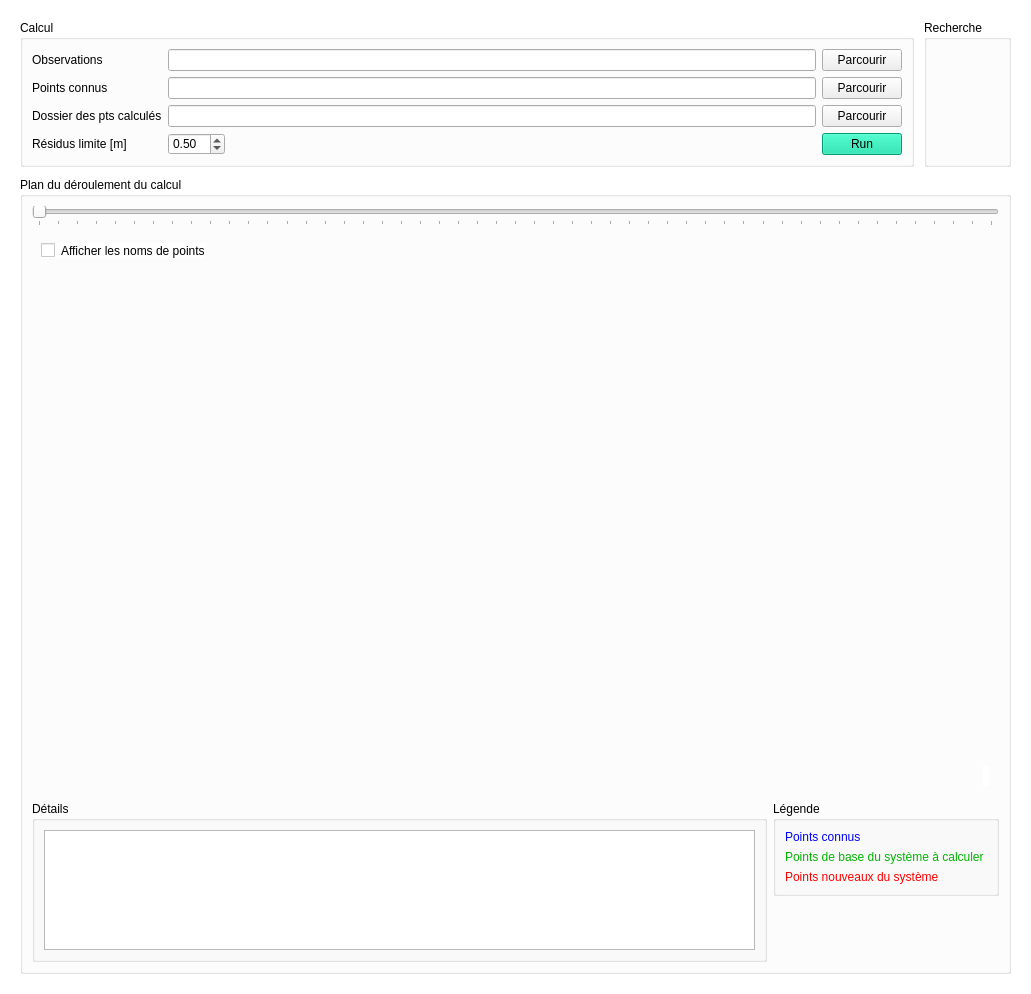
<?xml version="1.0" encoding="UTF-8"?>
<ui version="4.0">
 <class>ongletCalcul</class>
 <widget class="QMainWindow" name="ongletCalcul">
  <property name="geometry">
   <rect>
    <x>0</x>
    <y>0</y>
    <width>1031</width>
    <height>994</height>
   </rect>
  </property>
  <property name="windowTitle">
   <string>Coordonnées approchées</string>
  </property>
  <property name="windowIcon">
   <iconset>
    <normaloff>img/approchCoords.png</normaloff>img/approchCoords.png</iconset>
  </property>
  <property name="styleSheet">
   <string notr="true">font: 9pt &quot;MS Shell Dlg 2&quot;;</string>
  </property>
  <property name="iconSize">
   <size>
    <width>30</width>
    <height>60</height>
   </size>
  </property>
  <widget class="QWidget" name="centralwidget">
   <property name="styleSheet">
    <string notr="true">#centralwidget {
    background-color:rgb(255, 255, 255);
}</string>
   </property>
   <layout class="QGridLayout" name="gridLayout_6">
    <property name="leftMargin">
     <number>20</number>
    </property>
    <property name="topMargin">
     <number>20</number>
    </property>
    <property name="rightMargin">
     <number>20</number>
    </property>
    <property name="bottomMargin">
     <number>20</number>
    </property>
    <property name="spacing">
     <number>10</number>
    </property>
    <item row="0" column="0">
     <widget class="QGroupBox" name="groupBox">
      <property name="title">
       <string>Calcul</string>
      </property>
      <layout class="QGridLayout" name="gridLayout">
       <item row="3" column="1">
        <widget class="QDoubleSpinBox" name="spinBoxViLimit">
         <property name="minimumSize">
          <size>
           <width>0</width>
           <height>20</height>
          </size>
         </property>
         <property name="value">
          <double>0.500000000000000</double>
         </property>
        </widget>
       </item>
       <item row="3" column="2">
        <spacer name="horizontalSpacer">
         <property name="orientation">
          <enum>Qt::Horizontal</enum>
         </property>
         <property name="sizeHint" stdset="0">
          <size>
           <width>268</width>
           <height>20</height>
          </size>
         </property>
        </spacer>
       </item>
       <item row="3" column="3">
        <widget class="QPushButton" name="runCalcul">
         <property name="sizePolicy">
          <sizepolicy hsizetype="Minimum" vsizetype="Fixed">
           <horstretch>0</horstretch>
           <verstretch>0</verstretch>
          </sizepolicy>
         </property>
         <property name="font">
          <font>
           <family>MS Shell Dlg 2</family>
           <pointsize>9</pointsize>
           <weight>50</weight>
           <italic>false</italic>
           <bold>false</bold>
          </font>
         </property>
         <property name="autoFillBackground">
          <bool>false</bool>
         </property>
         <property name="styleSheet">
          <string notr="true">background-color: rgb(0, 218, 160);
border-color: rgb(0, 0, 0);</string>
         </property>
         <property name="text">
          <string>Run</string>
         </property>
        </widget>
       </item>
       <item row="1" column="3">
        <widget class="QPushButton" name="parcourirPoints">
         <property name="text">
          <string>Parcourir</string>
         </property>
        </widget>
       </item>
       <item row="2" column="0">
        <widget class="QLabel" name="label_69">
         <property name="text">
          <string>Dossier des pts calculés</string>
         </property>
        </widget>
       </item>
       <item row="0" column="0">
        <widget class="QLabel" name="label_66">
         <property name="text">
          <string>Observations</string>
         </property>
        </widget>
       </item>
       <item row="0" column="1" colspan="2">
        <widget class="QLineEdit" name="pathObs">
         <property name="text">
          <string/>
         </property>
        </widget>
       </item>
       <item row="2" column="3">
        <widget class="QPushButton" name="parcourirRes">
         <property name="text">
          <string>Parcourir</string>
         </property>
        </widget>
       </item>
       <item row="2" column="1" colspan="2">
        <widget class="QLineEdit" name="resDirPath">
         <property name="text">
          <string/>
         </property>
        </widget>
       </item>
       <item row="3" column="0">
        <widget class="QLabel" name="label">
         <property name="text">
          <string>Résidus limite [m]</string>
         </property>
        </widget>
       </item>
       <item row="1" column="1" colspan="2">
        <widget class="QLineEdit" name="pathPoints">
         <property name="text">
          <string/>
         </property>
        </widget>
       </item>
       <item row="0" column="3">
        <widget class="QPushButton" name="parcourirObs">
         <property name="text">
          <string>Parcourir</string>
         </property>
        </widget>
       </item>
       <item row="1" column="0">
        <widget class="QLabel" name="label_67">
         <property name="text">
          <string>Points connus</string>
         </property>
        </widget>
       </item>
      </layout>
     </widget>
    </item>
    <item row="0" column="1">
     <widget class="QGroupBox" name="groupBox_2">
      <property name="title">
       <string>Recherche</string>
      </property>
     </widget>
    </item>
    <item row="1" column="0" colspan="2">
     <widget class="QGroupBox" name="planSysLoc">
      <property name="styleSheet">
       <string notr="true">border-color: rgb(98, 140, 255);</string>
      </property>
      <property name="title">
       <string>Plan du déroulement du calcul</string>
      </property>
      <layout class="QGridLayout" name="gridLayout_4" rowstretch="0,1,0,0">
       <item row="1" column="0" colspan="2">
        <widget class="PlotWidget" name="plotLive" native="true">
         <layout class="QGridLayout" name="gridLayout_2" rowstretch="0,0,0" columnstretch="0,1,0">
          <item row="0" column="0">
           <widget class="QCheckBox" name="checkBoxNomsPoints">
            <property name="styleSheet">
             <string notr="true">background-color: rgb(255, 255, 255);</string>
            </property>
            <property name="text">
             <string>Afficher les noms de points</string>
            </property>
            <property name="checked">
             <bool>false</bool>
            </property>
           </widget>
          </item>
          <item row="1" column="1">
           <spacer name="verticalSpacer">
            <property name="orientation">
             <enum>Qt::Vertical</enum>
            </property>
            <property name="sizeHint" stdset="0">
             <size>
              <width>20</width>
              <height>493</height>
             </size>
            </property>
           </spacer>
          </item>
          <item row="0" column="1" colspan="2">
           <spacer name="horizontalSpacer_3">
            <property name="orientation">
             <enum>Qt::Horizontal</enum>
            </property>
            <property name="sizeType">
             <enum>QSizePolicy::Expanding</enum>
            </property>
            <property name="sizeHint" stdset="0">
             <size>
              <width>950</width>
              <height>20</height>
             </size>
            </property>
           </spacer>
          </item>
          <item row="2" column="2">
           <widget class="QLabel" name="coordinatesOfClick">
            <property name="baseSize">
             <size>
              <width>0</width>
              <height>0</height>
             </size>
            </property>
            <property name="styleSheet">
             <string notr="true">background-color: rgb(255, 255, 255);</string>
            </property>
            <property name="text">
             <string/>
            </property>
            <property name="alignment">
             <set>Qt::AlignRight|Qt::AlignTrailing|Qt::AlignVCenter</set>
            </property>
            <property name="textInteractionFlags">
             <set>Qt::TextSelectableByMouse</set>
            </property>
           </widget>
          </item>
          <item row="2" column="0" colspan="2">
           <spacer name="horizontalSpacer_2">
            <property name="orientation">
             <enum>Qt::Horizontal</enum>
            </property>
            <property name="sizeHint" stdset="0">
             <size>
              <width>40</width>
              <height>20</height>
             </size>
            </property>
           </spacer>
          </item>
         </layout>
        </widget>
       </item>
       <item row="2" column="0" rowspan="2">
        <widget class="QGroupBox" name="groupBox_4">
         <property name="title">
          <string>Détails</string>
         </property>
         <layout class="QGridLayout" name="gridLayout_5" rowstretch="0" columnstretch="0">
          <item row="0" column="0">
           <widget class="QTextEdit" name="textInfoLog">
            <property name="enabled">
             <bool>true</bool>
            </property>
            <property name="maximumSize">
             <size>
              <width>16777215</width>
              <height>120</height>
             </size>
            </property>
            <property name="styleSheet">
             <string notr="true"/>
            </property>
            <property name="html">
             <string>&lt;!DOCTYPE HTML PUBLIC &quot;-//W3C//DTD HTML 4.0//EN&quot; &quot;http://www.w3.org/TR/REC-html40/strict.dtd&quot;&gt;
&lt;html&gt;&lt;head&gt;&lt;meta name=&quot;qrichtext&quot; content=&quot;1&quot; /&gt;&lt;style type=&quot;text/css&quot;&gt;
p, li { white-space: pre-wrap; }
&lt;/style&gt;&lt;/head&gt;&lt;body style=&quot; font-family:'MS Shell Dlg 2'; font-size:9pt; font-weight:400; font-style:normal;&quot;&gt;
&lt;p style=&quot;-qt-paragraph-type:empty; margin-top:0px; margin-bottom:0px; margin-left:0px; margin-right:0px; -qt-block-indent:0; text-indent:0px;&quot;&gt;&lt;br /&gt;&lt;/p&gt;&lt;/body&gt;&lt;/html&gt;</string>
            </property>
           </widget>
          </item>
         </layout>
        </widget>
       </item>
       <item row="2" column="1">
        <widget class="QGroupBox" name="groupBox_3">
         <property name="title">
          <string>Légende</string>
         </property>
         <layout class="QGridLayout" name="gridLayout_3" rowstretch="0,0,0">
          <item row="0" column="0">
           <widget class="QLabel" name="label_2">
            <property name="styleSheet">
             <string notr="true">color: rgb(0, 0, 255);</string>
            </property>
            <property name="text">
             <string>Points connus</string>
            </property>
           </widget>
          </item>
          <item row="1" column="0">
           <widget class="QLabel" name="label_3">
            <property name="styleSheet">
             <string notr="true">color: rgb(0, 181, 0);</string>
            </property>
            <property name="text">
             <string>Points de base du système à calculer </string>
            </property>
           </widget>
          </item>
          <item row="2" column="0">
           <widget class="QLabel" name="label_4">
            <property name="styleSheet">
             <string notr="true">color: rgb(255, 0, 0);</string>
            </property>
            <property name="text">
             <string>Points nouveaux du système</string>
            </property>
           </widget>
          </item>
         </layout>
        </widget>
       </item>
       <item row="3" column="1">
        <spacer name="verticalSpacer_2">
         <property name="orientation">
          <enum>Qt::Vertical</enum>
         </property>
         <property name="sizeHint" stdset="0">
          <size>
           <width>20</width>
           <height>58</height>
          </size>
         </property>
        </spacer>
       </item>
       <item row="0" column="0" colspan="2">
        <widget class="QSlider" name="horizontalSlider">
         <property name="enabled">
          <bool>true</bool>
         </property>
         <property name="maximum">
          <number>50</number>
         </property>
         <property name="sliderPosition">
          <number>0</number>
         </property>
         <property name="orientation">
          <enum>Qt::Horizontal</enum>
         </property>
         <property name="tickPosition">
          <enum>QSlider::TicksBelow</enum>
         </property>
         <property name="tickInterval">
          <number>1</number>
         </property>
        </widget>
       </item>
      </layout>
     </widget>
    </item>
   </layout>
  </widget>
 </widget>
 <customwidgets>
  <customwidget>
   <class>PlotWidget</class>
   <extends>QWidget</extends>
   <header>pyqtgraph</header>
   <container>1</container>
  </customwidget>
 </customwidgets>
 <resources/>
 <connections/>
</ui>
